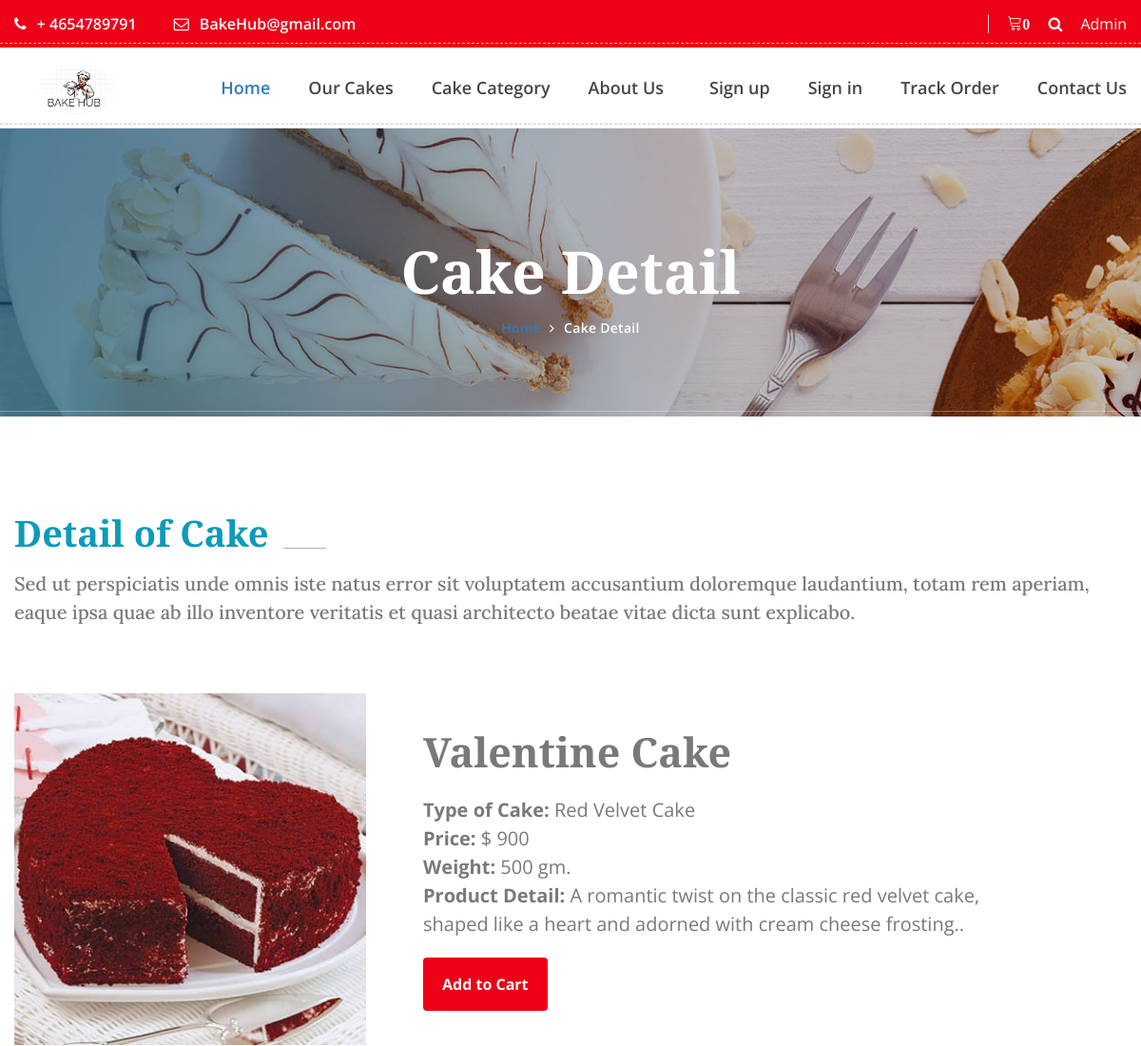
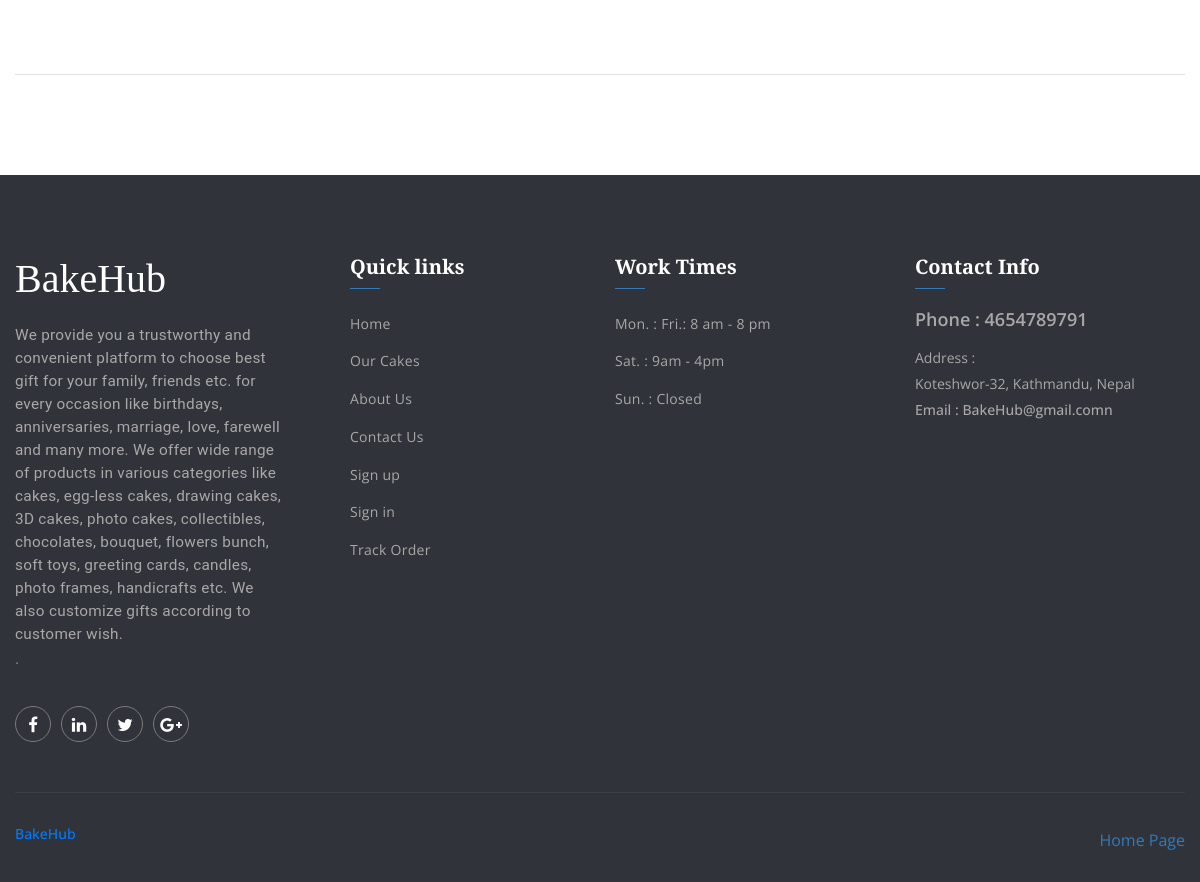
/cakebakerysystem/cake-detail.php?fid=1, run on the app's committed database (2 pictures, top to bottom).
### tables this page shows
CREATE TABLE `tblpage` (
  `ID` int(10) NOT NULL,
  `PageType` varchar(200) DEFAULT NULL,
  `PageTitle` varchar(200) DEFAULT NULL,
  `PageDescription` mediumtext DEFAULT NULL,
  `Email` varchar(200) DEFAULT NULL,
  `MobileNumber` bigint(10) DEFAULT NULL,
  `UpdationDate` timestamp NOT NULL DEFAULT current_timestamp() ON UPDATE current_timestamp()
);

CREATE TABLE `tblfood` (
  `ID` int(10) NOT NULL,
  `CategoryName` varchar(120) DEFAULT NULL,
  `ItemName` varchar(120) DEFAULT NULL,
  `ItemPrice` varchar(120) DEFAULT NULL,
  `ItemDes` varchar(500) DEFAULT NULL,
  `Image` varchar(120) DEFAULT NULL,
  `ItemQty` varchar(120) DEFAULT NULL,
  `Weight` varchar(100) DEFAULT NULL,
  `CreationDate` timestamp NOT NULL DEFAULT current_timestamp()
);

### cakebakerysystem/cake-detail.php (the view, shortened to what this page needs)
<?php
include('includes/dbconnection.php');
?>
<!DOCTYPE html>
<html lang="en">
<head>
  <link href="css/font-awesome.min.css" rel="stylesheet">
  <link href="vendors/linearicons/style.css" rel="stylesheet">
  <link href="vendors/flat-icon/flaticon.css" rel="stylesheet">
  <link href="vendors/stroke-icon/style.css" rel="stylesheet">
  <link href="css/bootstrap.min.css" rel="stylesheet">
  <link href="vendors/revolution/css/settings.css" rel="stylesheet">
  <link href="vendors/revolution/css/layers.css" rel="stylesheet">
  <link href="vendors/revolution/css/navigation.css" rel="stylesheet">
  <link href="vendors/animate-css/animate.css" rel="stylesheet">
  <link href="vendors/owl-carousel/owl.carousel.min.css" rel="stylesheet">
  <link href="vendors/magnifc-popup/magnific-popup.css" rel="stylesheet">
  <link href="css/newstyle.css" rel="stylesheet">
  <link href="css/responsive.css" rel="stylesheet">
</head>
<body>
  <?php include_once('includes/header.php'); ?>
  <section class="banner_area">
    <div class="container">
      <div class="banner_text">
        <h3>Cake Detail</h3>
        <ul>
          <li><a href="index.php">Home</a></li>
          <li><a href="cake-detail.php">Cake Detail</a></li>
        </ul>
      </div>
    </div>
  </section>
  <section class="special_area p_100">
    <div class="container">
      <div class="main_title">
        <h2>Detail of Cake</h2>
        <h5>Sed ut perspiciatis unde omnis iste natus error sit voluptatem accusantium doloremque laudantium, totam rem
          aperiam, eaque ipsa quae ab illo inventore veritatis et quasi architecto beatae vitae dicta sunt explicabo.
        </h5>
      </div>
      <div class="special_item_inner">
        <div class="specail_item">
          <div class="row">
            <?php
            $cid = $_GET['fid'];
            $ret = mysqli_query($con, "select * from tblfood where ID='$cid'");
            while ($row = mysqli_fetch_array($ret)) {
              ?>
              <div class="col-lg-4">
                <div class="s_left_img">
                  <img class="img-fluid" src="admin/itemimages/<?php echo $row['Image']; ?>" alt="">
                </div>
              </div>
              <div class="col-lg-8">
                <div class="special_item_text">
                  <h4>
                    <?php echo $row['ItemName']; ?>
                  </h4>
                  <p><strong>Type of Cake:</strong>
                    <?php echo $row['CategoryName']; ?>
                  </p>
                  <p><strong>Price:</strong> $
                    <?php echo $row['ItemPrice']; ?>
                  </p>
                  <p><strong>Weight:</strong>
                    <?php echo $row['Weight']; ?>.
                  </p>
                  <p style="margin-bottom: 20px;"><strong>Product Detail:</strong>
                    <?php echo $row['ItemDes']; ?>.
                  </p>
                  <?php if ($_SESSION['fosuid'] == "") { ?>
                    <a href="login.php" class="pest_btn">Add to Cart</a>
                  <?php } ?>
                </div>
              </div>
            </div>
          <?php } ?>
        </div>
      </div>
  </section>
  <?php include_once('includes/footer.php'); ?>
</body>
</html>

### cakebakerysystem/includes/header.php (shortened to what this page needs)
<header class="main_header_area">
            <div class="top_header_area row m0">
                <div class="container">
                    <div class="float-left">
                        <?php
$ret=mysqli_query($con,"select * from tblpage where PageType='contactus' ");
while ($row=mysqli_fetch_array($ret)) {
?>
                        <a href="tel:+18004567890"><i class="fa fa-phone" aria-hidden="true"></i> + <?php  echo $row['MobileNumber'];?></a>
                        <a href="mailto:bakehub@gmail.com"><i class="fa fa-envelope-o" aria-hidden="true"></i> <?php  echo $row['Email'];?></a>
                    </div><?php } ?>
                    <div class="float-right">
                        <ul class="h_search list_style">
                            <?php
                            $userid= $_SESSION['fosuid'];
$ret1=mysqli_query($con,"select * from tblorders where IsOrderPlaced is null && UserId='$userid'");
$num=mysqli_num_rows($ret1);
?>
                            <li><a href="cart.php"><i class="lnr lnr-cart"><strong><?php echo $num;?></strong></i></a></li>
                            <li><a href="search-cake.php"><i class="fa fa-search"></i></a></li>
                            <li style="color: white;"><a href="admin/index.php">Admin</a></li>
                        </ul>
                    </div>
                </div>
            </div>
            <div class="main_menu_area">
                <div class="container">
                    <nav class="navbar navbar-expand-lg navbar-light bg-light">
                        <div class="collapse navbar-collapse" id="navbarSupportedContent" style="justify-content: end;">
                            <ul class="navbar-nav mr-5" >
                            <a class="navbar-brand" href="index.php">
                        <img src="img/logo.jpg" alt="" style="    height: 50px;
    width: auto; ">
                        </a>
                                <li class="dropdown submenu active">
                                    <a class="dropdown-toggle"  href="index.php" role="button" aria-haspopup="true" aria-expanded="false">Home</a>
                                </li>
                                <li><a href="cake.php">Our Cakes</a></li>
                                <li class="dropdown submenu">
                                    <a class="dropdown-toggle" data-toggle="dropdown" href="#" role="button" aria-haspopup="true" aria-expanded="false">Cake Category</a>
                                </li>
                                 <li><a href="about-us.php">About Us</a></li>
                            </ul>
                            <ul class="navbar-nav justify-content-end">
                               <?php if (strlen($_SESSION['fosuid']==0)) {?>
                                <li><a href="registration.php">Sign up</a></li>
                                <li><a href="login.php">Sign in</a></li>
                                <li><a href="track-order.php">Track Order</a></li><?php } ?>
                                <li><a href="contact.php">Contact Us</a></li>
                            </ul>
                        </div>
                    </nav>
                </div>
            </div>
        </header>

### cakebakerysystem/includes/footer.php (shortened to what this page needs)
<?php
include('includes/dbconnection.php');
  ?>
        <footer class="footer_area">
            <div class="footer_widgets">
                <div class="container">
                    <div class="row footer_wd_inner">
                        <div class="col-lg-3 col-6">
                            <aside class="f_widget f_about_widget">
                                <h1>BakeHub</h1>
<?php
$ret=mysqli_query($con,"select * from tblpage where PageType='aboutus' ");
while ($row=mysqli_fetch_array($ret)) {
?>
                                <p><?php  echo $row['PageDescription'];?>.</p><?php } ?>
                                <ul class="nav">
                                    <li><a href="#"><i class="fa fa-facebook"></i></a></li>
                                    <li><a href="#"><i class="fa fa-linkedin"></i></a></li>
                                    <li><a href="#"><i class="fa fa-twitter"></i></a></li>
                                    <li><a href="#"><i class="fa fa-google-plus"></i></a></li>
                                </ul>
                            </aside>
                        </div>
                        <div class="col-lg-3 col-6">
                            <aside class="f_widget f_link_widget">
                                <div class="f_title">
                                    <h3>Quick links</h3>
                                </div>
                                <ul class="list_style">
                                    <li><a href="index.php">Home</a></li>
                                    <li><a href="cake.php">Our Cakes</a></li>
                                    <li><a href="about-us.php">About Us</a></li>
                                    <li><a href="contact.php">Contact Us</a></li>
                                    <?php if (strlen($_SESSION['fosuid']==0)) {?>
                                <li><a href="registration.php">Sign up</a></li>
                                <li><a href="login.php">Sign in</a></li>
                                <li><a href="cart.html">Track Order</a></li><?php } ?>
                                </ul>
                            </aside>
                        </div>
                        <div class="col-lg-3 col-6">
                            <aside class="f_widget f_link_widget">
                                <div class="f_title">
                                    <h3>Work Times</h3>
                                </div>
                                <ul class="list_style">
                                    <li><a href="#">Mon. :  Fri.: 8 am - 8 pm</a></li>
                                    <li><a href="#">Sat. : 9am - 4pm</a></li>
                                    <li><a href="#">Sun. : Closed</a></li>
                                </ul>
                            </aside>
                        </div>
                        <div class="col-lg-3 col-6">
                            <aside class="f_widget f_contact_widget">
                                <div class="f_title">
                                    <h3>Contact Info</h3>
                                </div>
                                <?php
$ret=mysqli_query($con,"select * from tblpage where PageType='contactus' ");
while ($row=mysqli_fetch_array($ret)) {
?>
                                <h4>Phone : <?php  echo $row['MobileNumber'];?></h4>
                                <p>Address : <br /><?php  echo $row['PageDescription'];?></p>
                                <h5>Email : <?php  echo $row['Email'];?>n</h5><?php } ?>
                            </aside>
                        </div>
                    </div>
                </div>
            </div>
            <div class="footer_copyright">
                <div class="container">
                    <div class="copyright_inner">
                        <div class="float-left">
                            <h5><a target="_blank" href="index.php">BakeHub</a></h5>
                        </div>
                        <div class="float-right">
                            <a href="index.php">Home Page</a>
                        </div>
                    </div>
                </div>
            </div>
        </footer>

### data on the page
tblpage: MobileNumber "4654789791", Email "BakeHub@gmail.com", PageDescription "Koteshwor-32, Kathmandu, Nepal"
tblfood: Image (picture), ItemName "Valentine Cake", CategoryName "Red Velvet Cake", ItemPrice "900", Weight "500 gm", ItemDes "A romantic twist on the classic red velvet cake, shaped like a heart and adorned with cream cheese frosting."
tblpage: PageDescription "We provide you a trustworthy and convenient platform to choose best gift for your family, friends etc. for every occasion like birthdays, anniversaries, marriage, love, farewell and many more. We offer wide range of products in various categories like cakes, egg-less cakes, drawing cakes, 3D cakes, photo cakes, collectibles, chocolates, bouquet, flowers bunch, soft toys, greeting cards, candles, photo frames, handicrafts etc. We also customize gifts according to customer wish."

### other printed values
$num "0"
